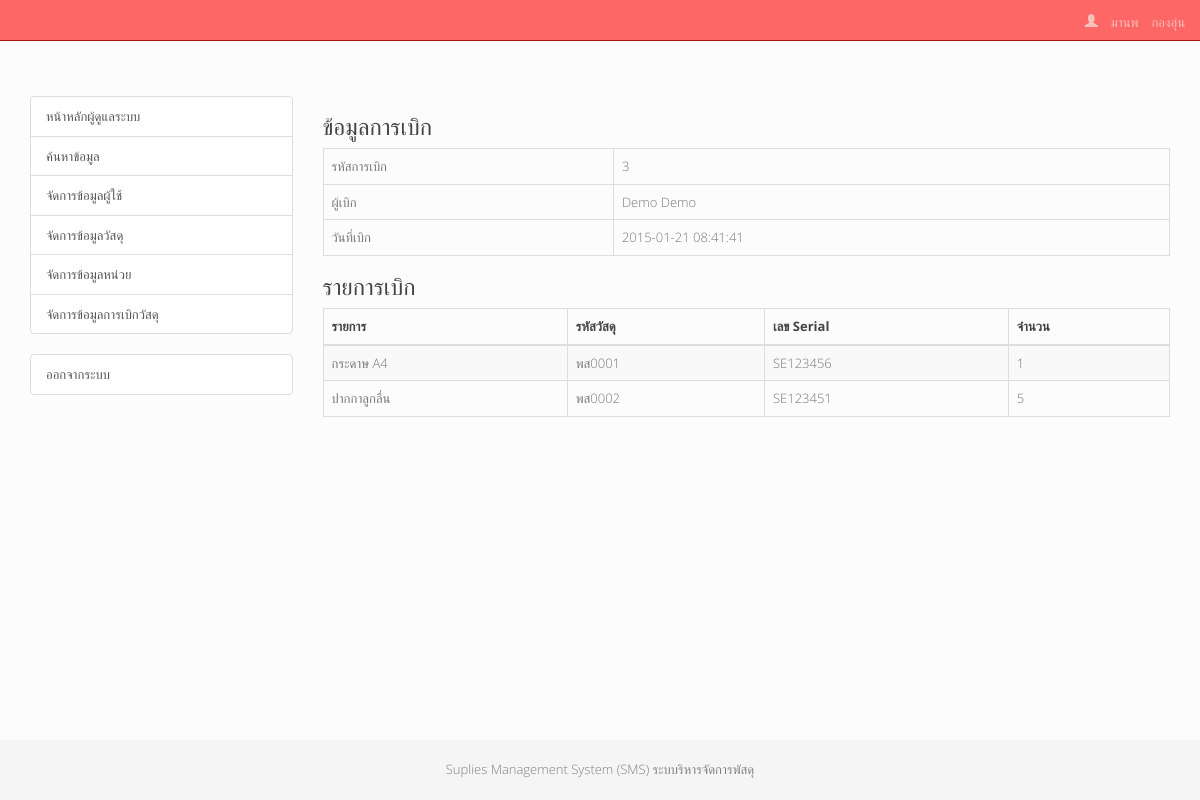
Page /admin_widen_view.php?id=3 (signed in) on the committed database.
### tables this page shows
CREATE TABLE IF NOT EXISTS `widen` (
  `id` int(11) NOT NULL AUTO_INCREMENT,
  `user_id` int(11) NOT NULL COMMENT 'ผู้เบิก/ยืม',
  `widen_date` datetime NOT NULL COMMENT 'วันที่เบิก/ยืม',
  PRIMARY KEY (`id`),
  KEY `fk_widen_user1_idx` (`user_id`)
);

CREATE TABLE IF NOT EXISTS `user` (
  `id` int(11) NOT NULL AUTO_INCREMENT,
  `firstname` varchar(100) NOT NULL COMMENT 'ชื่อ',
  `lastname` varchar(100) NOT NULL COMMENT 'นามสกุล',
  `username` varchar(45) NOT NULL COMMENT 'ชื่อผู้ใบ้',
  `password` varchar(45) NOT NULL COMMENT 'รหัสผ่าน',
  `address` text NOT NULL COMMENT 'ที่อยู่',
  `major_id` int(2) NOT NULL,
  `tel` varchar(20) DEFAULT NULL COMMENT 'เบอร์โทร',
  `user_type` enum('admin','user') NOT NULL DEFAULT 'user' COMMENT 'กลุ่มผู้ใช้งาน',
  PRIMARY KEY (`id`),
  UNIQUE KEY `username_UNIQUE` (`username`),
  KEY `fk_user_major1` (`major_id`) USING BTREE
);

CREATE TABLE IF NOT EXISTS `widen_detail` (
  `id` int(11) NOT NULL AUTO_INCREMENT,
  `widen_id` int(11) NOT NULL COMMENT 'การเบิก/ยืม',
  `item_id` int(11) NOT NULL COMMENT 'วัสดุ/พัสดุ',
  `widen_amount` int(11) NOT NULL COMMENT 'จำนวนเบิก/ยืม',
  PRIMARY KEY (`id`),
  KEY `fk_widen_detail_widen1_idx` (`widen_id`),
  KEY `fk_widen_detail_item1_idx` (`item_id`)
);

CREATE TABLE IF NOT EXISTS `item` (
  `id` int(4) NOT NULL AUTO_INCREMENT,
  `name` varchar(100) NOT NULL,
  `major_id` int(11) NOT NULL,
  `unit_id` int(11) NOT NULL COMMENT 'หน่วย',
  `serial_no` varchar(45) DEFAULT NULL COMMENT 'หมายเลข Serial',
  `item_code` varchar(45) DEFAULT NULL,
  `in_stock` int(11) NOT NULL COMMENT 'จำนวนคงเหลือ',
  `item_detail` text COMMENT 'รายละเอียด',
  `price` double NOT NULL,
  `item_status` enum('ใช้ได้','ใช้ไม่ได้','ยังไม่ตรวจรับ') NOT NULL DEFAULT 'ใช้ได้' COMMENT 'สถานะ',
  PRIMARY KEY (`id`),
  KEY `fk_item_unit1_idx` (`unit_id`)
);

### admin_widen_view.php (the view, shortened to what this page needs)
<?php
include 'html_head.php';
include 'dbcon.php';
$sql = "SELECT w.*,u.firstname,u.lastname FROM widen w
	LEFT JOIN user u ON u.id = w.user_id
	WHERE w.id=:id";
$result = $con->prepare($sql);
$result->execute(array('id'=>$_GET['id']));
$rs = $result->fetch();
$sqld = "SELECT * FROM widen_detail wd
	LEFT JOIN item i ON i.id = wd.item_id
	WHERE wd.widen_id=:widen_id";
$resultd = $con->prepare($sqld);
$resultd->execute(array('widen_id'=>$_GET['id']));
?>
<h3>ข้อมูลการเบิก</h3>
<table class="table table-bordered">
	<tr>
		<td>รหัสการเบิก</td>
		<td><?php echo $rs['id'];?></td>
	</tr>
	<tr>
		<td>ผู้เบิก</td>
		<td><?php echo $rs['firstname'];?> <?php echo $rs['lastname'];?></td>
	</tr>
	<tr>
		<td>วันที่เบิก</td>
		<td><?php echo $rs['widen_date'];?></td>
	</tr>
</table>
<h3>รายการเบิก</h3>
<table width="367" class="table table-bordered table-striped table-hover">
	<thead>
		<tr>
			<th>รายการ</th>
			<th>รหัสวัสดุ</th>
			<th>เลข Serial</th>
			<th>จำนวน</th>
			</tr>
	</thead>
	<tbody>
	<?php while($rsd = $resultd->fetch()){?>
		<tr>
			<td><?php echo $rsd['name'];?></td>
			<td><?php echo $rsd['item_code'];?></td>
			<td><?php echo $rsd['serial_no'];?></td>
			<td colspan="2"><?php echo $rsd['widen_amount'];?></td>
		</tr>
	<?php }?>
	</tbody>
</table>
<?php
include 'html_foot.php';
?>

### assets/css/style.css (style rules this page uses)
html { position: relative; min-height: 100%; }
body { padding-top: 8%; margin-bottom: AUTO; }

### rows in the picture
widen: id "3", user.firstname "Demo", user.lastname "Demo", widen_date "2015-01-21 08:41:41"
widen_detail: item.name "กระดาษ A4", item.item_code "พส0001", item.serial_no "SE123456", widen_amount "1"
widen_detail: item.name "ปากกาลูกลื่น", item.item_code "พส0002", item.serial_no "SE123451", widen_amount "5"

### other values in the picture
$_SESSION['user']['firstname'] "มานพ"
$_SESSION['user']['lastname'] "กองอุ่น"
